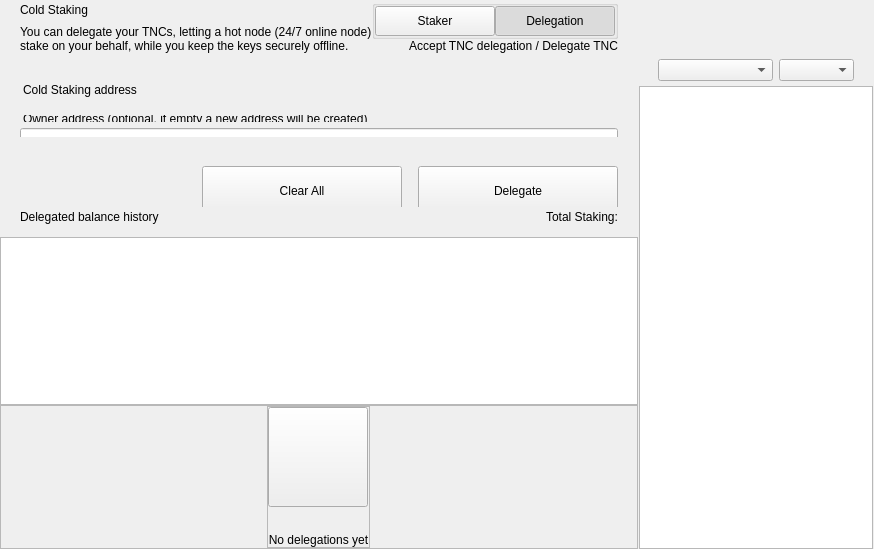
<?xml version="1.0" encoding="UTF-8"?>
<ui version="4.0">
 <class>ColdStakingWidget</class>
 <widget class="QWidget" name="ColdStakingWidget">
  <property name="geometry">
   <rect>
    <x>0</x>
    <y>0</y>
    <width>629</width>
    <height>549</height>
   </rect>
  </property>
  <property name="windowTitle">
   <string>Form</string>
  </property>
  <layout class="QHBoxLayout" name="horizontalLayout_1" stretch="2,1">
   <property name="spacing">
    <number>0</number>
   </property>
   <property name="leftMargin">
    <number>0</number>
   </property>
   <property name="topMargin">
    <number>0</number>
   </property>
   <property name="rightMargin">
    <number>0</number>
   </property>
   <property name="bottomMargin">
    <number>0</number>
   </property>
   <item>
    <widget class="QWidget" name="left" native="true">
     <layout class="QVBoxLayout" name="verticalLayout_3">
      <property name="leftMargin">
       <number>0</number>
      </property>
      <property name="topMargin">
       <number>0</number>
      </property>
      <property name="rightMargin">
       <number>0</number>
      </property>
      <property name="bottomMargin">
       <number>0</number>
      </property>
      <item>
       <layout class="QVBoxLayout" name="verticalLayout_2">
        <property name="spacing">
         <number>0</number>
        </property>
        <item>
         <layout class="QVBoxLayout" name="verticalLayoutTop">
          <property name="spacing">
           <number>0</number>
          </property>
          <property name="leftMargin">
           <number>0</number>
          </property>
          <property name="rightMargin">
           <number>0</number>
          </property>
          <item>
           <widget class="QWidget" name="containerTitle" native="true">
            <property name="sizePolicy">
             <sizepolicy hsizetype="Preferred" vsizetype="Minimum">
              <horstretch>0</horstretch>
              <verstretch>0</verstretch>
             </sizepolicy>
            </property>
            <property name="maximumSize">
             <size>
              <width>16777215</width>
              <height>100</height>
             </size>
            </property>
            <layout class="QHBoxLayout" name="containerTitleLayout">
             <property name="spacing">
              <number>0</number>
             </property>
             <property name="leftMargin">
              <number>20</number>
             </property>
             <property name="topMargin">
              <number>0</number>
             </property>
             <property name="rightMargin">
              <number>20</number>
             </property>
             <property name="bottomMargin">
              <number>0</number>
             </property>
             <item>
              <layout class="QVBoxLayout" name="verticalLayout11">
               <property name="spacing">
                <number>5</number>
               </property>
               <item>
                <widget class="QLabel" name="labelTitle">
                 <property name="text">
                  <string>Cold Staking</string>
                 </property>
                </widget>
               </item>
               <item>
                <widget class="QLabel" name="labelSubtitle1">
                 <property name="maximumSize">
                  <size>
                   <width>16777215</width>
                   <height>16777215</height>
                  </size>
                 </property>
                 <property name="text">
                  <string>You can delegate your TNCs, letting a hot node (24/7 online node)
stake on your behalf, while you keep the keys securely offline.</string>
                 </property>
                </widget>
               </item>
              </layout>
             </item>
             <item>
              <spacer name="horizontalSpacer">
               <property name="orientation">
                <enum>Qt::Horizontal</enum>
               </property>
               <property name="sizeHint" stdset="0">
                <size>
                 <width>40</width>
                 <height>20</height>
                </size>
               </property>
              </spacer>
             </item>
             <item>
              <widget class="QWidget" name="containerViewPrivacyChecks" native="true">
               <layout class="QVBoxLayout" name="containerPrivacyChecks">
                <property name="spacing">
                 <number>0</number>
                </property>
                <property name="leftMargin">
                 <number>0</number>
                </property>
                <property name="topMargin">
                 <number>0</number>
                </property>
                <property name="rightMargin">
                 <number>0</number>
                </property>
                <property name="bottomMargin">
                 <number>0</number>
                </property>
                <item alignment="Qt::AlignHCenter|Qt::AlignVCenter">
                 <widget class="QGroupBox" name="groupBox">
                  <property name="title">
                   <string/>
                  </property>
                  <layout class="QHBoxLayout" name="horizontalLayout_2_1">
                   <property name="spacing">
                    <number>0</number>
                   </property>
                   <property name="leftMargin">
                    <number>0</number>
                   </property>
                   <property name="topMargin">
                    <number>0</number>
                   </property>
                   <property name="rightMargin">
                    <number>0</number>
                   </property>
                   <property name="bottomMargin">
                    <number>0</number>
                   </property>
                   <item>
                    <widget class="QPushButton" name="pushLeft">
                     <property name="minimumSize">
                      <size>
                       <width>120</width>
                       <height>30</height>
                      </size>
                     </property>
                     <property name="maximumSize">
                      <size>
                       <width>120</width>
                       <height>30</height>
                      </size>
                     </property>
                     <property name="focusPolicy">
                      <enum>Qt::NoFocus</enum>
                     </property>
                     <property name="text">
                      <string>Staker</string>
                     </property>
                     <property name="checkable">
                      <bool>true</bool>
                     </property>
                     <property name="autoExclusive">
                      <bool>true</bool>
                     </property>
                    </widget>
                   </item>
                   <item>
                    <widget class="QPushButton" name="pushRight">
                     <property name="minimumSize">
                      <size>
                       <width>120</width>
                       <height>30</height>
                      </size>
                     </property>
                     <property name="maximumSize">
                      <size>
                       <width>120</width>
                       <height>30</height>
                      </size>
                     </property>
                     <property name="focusPolicy">
                      <enum>Qt::NoFocus</enum>
                     </property>
                     <property name="text">
                      <string>Delegation</string>
                     </property>
                     <property name="checkable">
                      <bool>true</bool>
                     </property>
                     <property name="checked">
                      <bool>true</bool>
                     </property>
                     <property name="autoExclusive">
                      <bool>true</bool>
                     </property>
                    </widget>
                   </item>
                  </layout>
                 </widget>
                </item>
                <item alignment="Qt::AlignTop">
                 <widget class="QLabel" name="labelSubtitle2">
                  <property name="text">
                   <string>Accept TNC delegation / Delegate TNC</string>
                  </property>
                  <property name="alignment">
                   <set>Qt::AlignRight|Qt::AlignTrailing|Qt::AlignVCenter</set>
                  </property>
                 </widget>
                </item>
               </layout>
              </widget>
             </item>
            </layout>
           </widget>
          </item>
          <item>
           <spacer name="verticalSpacer_2">
            <property name="orientation">
             <enum>Qt::Vertical</enum>
            </property>
            <property name="sizeType">
             <enum>QSizePolicy::Fixed</enum>
            </property>
            <property name="sizeHint" stdset="0">
             <size>
              <width>20</width>
              <height>30</height>
             </size>
            </property>
           </spacer>
          </item>
          <item>
           <widget class="QWidget" name="containerSend" native="true">
            <property name="minimumSize">
             <size>
              <width>0</width>
              <height>50</height>
             </size>
            </property>
            <layout class="QVBoxLayout" name="containerSendRow">
             <property name="spacing">
              <number>6</number>
             </property>
             <property name="leftMargin">
              <number>0</number>
             </property>
             <property name="topMargin">
              <number>0</number>
             </property>
             <property name="rightMargin">
              <number>0</number>
             </property>
             <property name="bottomMargin">
              <number>0</number>
             </property>
             <item>
              <widget class="QLabel" name="labelEditTitle">
               <property name="maximumSize">
                <size>
                 <width>16777215</width>
                 <height>30</height>
                </size>
               </property>
               <property name="styleSheet">
                <string notr="true">padding-left:20px; padding-bottom:3px;</string>
               </property>
               <property name="text">
                <string>Cold Staking address</string>
               </property>
              </widget>
             </item>
             <item>
              <spacer name="verticalSpacer_6">
               <property name="orientation">
                <enum>Qt::Vertical</enum>
               </property>
               <property name="sizeType">
                <enum>QSizePolicy::Fixed</enum>
               </property>
               <property name="sizeHint" stdset="0">
                <size>
                 <width>20</width>
                 <height>9</height>
                </size>
               </property>
              </spacer>
             </item>
             <item>
              <widget class="QWidget" name="containerOwner" native="true">
               <layout class="QVBoxLayout" name="vContainerOwner">
                <property name="spacing">
                 <number>4</number>
                </property>
                <property name="leftMargin">
                 <number>20</number>
                </property>
                <property name="topMargin">
                 <number>0</number>
                </property>
                <property name="rightMargin">
                 <number>20</number>
                </property>
                <property name="bottomMargin">
                 <number>0</number>
                </property>
                <item>
                 <widget class="QLabel" name="labelSubtitleDescription">
                  <property name="maximumSize">
                   <size>
                    <width>16777215</width>
                    <height>20</height>
                   </size>
                  </property>
                  <property name="styleSheet">
                   <string notr="true">margin-bottom:2px;
                   margin-left:0.05px;
                   padding:0px;</string>
                  </property>
                  <property name="text">
                   <string>Owner address (optional, if empty a new address will be created)</string>
                  </property>
                 </widget>
                </item>
                <item>
                 <widget class="QLineEdit" name="lineEditOwnerAddress">
                  <property name="minimumSize">
                   <size>
                    <width>0</width>
                    <height>50</height>
                   </size>
                  </property>
                  <property name="maximumSize">
                   <size>
                    <width>16777215</width>
                    <height>50</height>
                   </size>
                  </property>
                  <property name="styleSheet">
                   <string notr="true"/>
                  </property>
                  <property name="placeholderText">
                   <string>Enter owner address</string>
                  </property>
                 </widget>
                </item>
               </layout>
              </widget>
             </item>
            </layout>
           </widget>
          </item>
         </layout>
        </item>
        <item>
         <spacer name="verticalSpacer_3">
          <property name="orientation">
           <enum>Qt::Vertical</enum>
          </property>
          <property name="sizeType">
           <enum>QSizePolicy::Minimum</enum>
          </property>
          <property name="sizeHint" stdset="0">
           <size>
            <width>20</width>
            <height>20</height>
           </size>
          </property>
         </spacer>
        </item>
        <item>
         <widget class="QWidget" name="containerBtn" native="true">
          <property name="minimumSize">
           <size>
            <width>0</width>
            <height>50</height>
           </size>
          </property>
          <layout class="QHBoxLayout" name="horizontalLayout">
           <property name="rightMargin">
            <number>20</number>
           </property>
           <item>
            <spacer name="horizontalSpacer_2">
             <property name="orientation">
              <enum>Qt::Horizontal</enum>
             </property>
             <property name="sizeHint" stdset="0">
              <size>
               <width>200</width>
               <height>20</height>
              </size>
             </property>
            </spacer>
           </item>
           <item>
            <layout class="QHBoxLayout" name="horizontalLayout_7">
             <item>
              <spacer name="horizontalSpacer_3">
               <property name="orientation">
                <enum>Qt::Horizontal</enum>
               </property>
               <property name="sizeType">
                <enum>QSizePolicy::Expanding</enum>
               </property>
               <property name="sizeHint" stdset="0">
                <size>
                 <width>40</width>
                 <height>20</height>
                </size>
               </property>
              </spacer>
             </item>
             <item>
              <widget class="QPushButton" name="pushButtonClear">
               <property name="minimumSize">
                <size>
                 <width>200</width>
                 <height>50</height>
                </size>
               </property>
               <property name="focusPolicy">
                <enum>Qt::NoFocus</enum>
               </property>
               <property name="text">
                <string>Clear All</string>
               </property>
              </widget>
             </item>
             <item>
              <spacer name="horizontalSpacer_4">
               <property name="orientation">
                <enum>Qt::Horizontal</enum>
               </property>
               <property name="sizeType">
                <enum>QSizePolicy::Fixed</enum>
               </property>
               <property name="sizeHint" stdset="0">
                <size>
                 <width>10</width>
                 <height>20</height>
                </size>
               </property>
              </spacer>
             </item>
             <item>
              <widget class="QPushButton" name="pushButtonSend">
               <property name="minimumSize">
                <size>
                 <width>200</width>
                 <height>50</height>
                </size>
               </property>
               <property name="maximumSize">
                <size>
                 <width>200</width>
                 <height>50</height>
                </size>
               </property>
               <property name="focusPolicy">
                <enum>Qt::NoFocus</enum>
               </property>
               <property name="text">
                <string>Delegate</string>
               </property>
              </widget>
             </item>
            </layout>
           </item>
          </layout>
         </widget>
        </item>
        <item>
         <widget class="QWidget" name="containerHistoryLabel" native="true">
          <layout class="QHBoxLayout" name="horizontalLayout_4">
           <property name="spacing">
            <number>0</number>
           </property>
           <property name="leftMargin">
            <number>20</number>
           </property>
           <property name="topMargin">
            <number>0</number>
           </property>
           <property name="rightMargin">
            <number>20</number>
           </property>
           <property name="bottomMargin">
            <number>0</number>
           </property>
           <item>
            <widget class="QWidget" name="verticalWidget" native="true">
             <property name="minimumSize">
              <size>
               <width>100</width>
               <height>0</height>
              </size>
             </property>
             <layout class="QVBoxLayout" name="verticalLayout_58">
              <property name="leftMargin">
               <number>0</number>
              </property>
              <property name="topMargin">
               <number>0</number>
              </property>
              <property name="rightMargin">
               <number>0</number>
              </property>
              <property name="bottomMargin">
               <number>0</number>
              </property>
              <item>
               <widget class="QLabel" name="labelListHistory">
                <property name="text">
                 <string>Delegated balance history</string>
                </property>
               </widget>
              </item>
             </layout>
            </widget>
           </item>
           <item>
            <spacer name="horizontalSpacer_5">
             <property name="orientation">
              <enum>Qt::Horizontal</enum>
             </property>
             <property name="sizeHint" stdset="0">
              <size>
               <width>40</width>
               <height>20</height>
              </size>
             </property>
            </spacer>
           </item>
           <item>
            <widget class="QLabel" name="labelStakingTotal">
             <property name="text">
              <string>Total Staking:</string>
             </property>
            </widget>
           </item>
          </layout>
         </widget>
        </item>
        <item>
         <layout class="QVBoxLayout" name="verticalLayout_64">
          <property name="spacing">
           <number>0</number>
          </property>
          <item>
           <spacer name="verticalSpacer_44">
            <property name="orientation">
             <enum>Qt::Vertical</enum>
            </property>
            <property name="sizeType">
             <enum>QSizePolicy::Fixed</enum>
            </property>
            <property name="sizeHint" stdset="0">
             <size>
              <width>20</width>
              <height>10</height>
             </size>
            </property>
           </spacer>
          </item>
          <item>
           <widget class="QListView" name="listView">
            <property name="enabled">
             <bool>true</bool>
            </property>
            <property name="mouseTracking">
             <bool>true</bool>
            </property>
           </widget>
          </item>
          <item>
           <widget class="QFrame" name="emptyContainer">
            <property name="minimumSize">
             <size>
              <width>0</width>
              <height>100</height>
             </size>
            </property>
            <property name="frameShape">
             <enum>QFrame::StyledPanel</enum>
            </property>
            <property name="frameShadow">
             <enum>QFrame::Raised</enum>
            </property>
            <layout class="QVBoxLayout" name="verticalLayout_71" stretch="1,8">
             <property name="spacing">
              <number>0</number>
             </property>
             <property name="leftMargin">
              <number>0</number>
             </property>
             <property name="topMargin">
              <number>0</number>
             </property>
             <property name="rightMargin">
              <number>0</number>
             </property>
             <property name="bottomMargin">
              <number>0</number>
             </property>
             <item>
              <spacer name="verticalSpacer">
               <property name="orientation">
                <enum>Qt::Vertical</enum>
               </property>
               <property name="sizeHint" stdset="0">
                <size>
                 <width>20</width>
                 <height>20</height>
                </size>
               </property>
              </spacer>
             </item>
             <item alignment="Qt::AlignHCenter|Qt::AlignVCenter">
              <widget class="QFrame" name="emptyScreen">
               <property name="sizePolicy">
                <sizepolicy hsizetype="Expanding" vsizetype="Expanding">
                 <horstretch>0</horstretch>
                 <verstretch>0</verstretch>
                </sizepolicy>
               </property>
               <property name="frameShape">
                <enum>QFrame::StyledPanel</enum>
               </property>
               <property name="frameShadow">
                <enum>QFrame::Raised</enum>
               </property>
               <layout class="QVBoxLayout" name="verticalLayout">
                <property name="spacing">
                 <number>30</number>
                </property>
                <property name="leftMargin">
                 <number>0</number>
                </property>
                <property name="topMargin">
                 <number>0</number>
                </property>
                <property name="rightMargin">
                 <number>0</number>
                </property>
                <property name="bottomMargin">
                 <number>0</number>
                </property>
                <item alignment="Qt::AlignHCenter|Qt::AlignVCenter">
                 <widget class="QPushButton" name="pushImgEmpty">
                  <property name="minimumSize">
                   <size>
                    <width>100</width>
                    <height>100</height>
                   </size>
                  </property>
                  <property name="maximumSize">
                   <size>
                    <width>100</width>
                    <height>100</height>
                   </size>
                  </property>
                  <property name="focusPolicy">
                   <enum>Qt::NoFocus</enum>
                  </property>
                  <property name="text">
                   <string/>
                  </property>
                  <property name="iconSize">
                   <size>
                    <width>100</width>
                    <height>100</height>
                   </size>
                  </property>
                 </widget>
                </item>
                <item alignment="Qt::AlignHCenter|Qt::AlignVCenter">
                 <widget class="QLabel" name="labelEmpty">
                  <property name="styleSheet">
                   <string notr="true"/>
                  </property>
                  <property name="text">
                   <string>No delegations yet</string>
                  </property>
                  <property name="alignment">
                   <set>Qt::AlignCenter</set>
                  </property>
                 </widget>
                </item>
               </layout>
              </widget>
             </item>
            </layout>
           </widget>
          </item>
         </layout>
        </item>
       </layout>
      </item>
     </layout>
    </widget>
   </item>
   <item>
    <widget class="QWidget" name="right" native="true">
     <layout class="QVBoxLayout" name="rightContainer">
      <property name="spacing">
       <number>0</number>
      </property>
      <property name="leftMargin">
       <number>1</number>
      </property>
      <property name="topMargin">
       <number>0</number>
      </property>
      <property name="rightMargin">
       <number>1</number>
      </property>
      <property name="bottomMargin">
       <number>0</number>
      </property>
      <item>
       <widget class="QWidget" name="containerRightButtons" native="true">
        <property name="minimumSize">
         <size>
          <width>0</width>
          <height>50</height>
         </size>
        </property>
        <layout class="QVBoxLayout" name="verticalLayout_4">
         <property name="leftMargin">
          <number>19</number>
         </property>
         <property name="topMargin">
          <number>0</number>
         </property>
         <property name="rightMargin">
          <number>19</number>
         </property>
         <property name="bottomMargin">
          <number>0</number>
         </property>
         <item>
          <widget class="OptionButton" name="btnCoinControl" native="true">
           <property name="minimumSize">
            <size>
             <width>0</width>
             <height>0</height>
            </size>
           </property>
          </widget>
         </item>
         <item>
          <widget class="OptionButton" name="btnColdStaking" native="true"/>
         </item>
         <item>
          <widget class="OptionButton" name="btnMyStakingAddresses" native="true">
           <property name="sizePolicy">
            <sizepolicy hsizetype="Preferred" vsizetype="Minimum">
             <horstretch>0</horstretch>
             <verstretch>0</verstretch>
            </sizepolicy>
           </property>
          </widget>
         </item>
        </layout>
       </widget>
      </item>
      <item>
       <widget class="QWidget" name="sortWidget" native="true">
        <layout class="QHBoxLayout" name="horizontalLayout_6">
         <property name="leftMargin">
          <number>19</number>
         </property>
         <property name="rightMargin">
          <number>19</number>
         </property>
         <property name="bottomMargin">
          <number>5</number>
         </property>
         <item>
          <spacer name="horizontalSpacer_6">
           <property name="orientation">
            <enum>Qt::Horizontal</enum>
           </property>
           <property name="sizeHint" stdset="0">
            <size>
             <width>40</width>
             <height>20</height>
            </size>
           </property>
          </spacer>
         </item>
         <item>
          <widget class="QComboBox" name="comboBoxSort">
           <property name="sizePolicy">
            <sizepolicy hsizetype="Preferred" vsizetype="Fixed">
             <horstretch>0</horstretch>
             <verstretch>0</verstretch>
            </sizepolicy>
           </property>
           <property name="minimumSize">
            <size>
             <width>115</width>
             <height>0</height>
            </size>
           </property>
          </widget>
         </item>
         <item>
          <widget class="QComboBox" name="comboBoxSortOrder">
           <property name="sizePolicy">
            <sizepolicy hsizetype="Preferred" vsizetype="Fixed">
             <horstretch>0</horstretch>
             <verstretch>0</verstretch>
            </sizepolicy>
           </property>
           <property name="minimumSize">
            <size>
             <width>75</width>
             <height>0</height>
            </size>
           </property>
          </widget>
         </item>
        </layout>
       </widget>
      </item>
      <item>
       <widget class="QListView" name="listViewStakingAddress">
        <property name="enabled">
         <bool>true</bool>
        </property>
        <property name="mouseTracking">
         <bool>true</bool>
        </property>
       </widget>
      </item>
     </layout>
    </widget>
   </item>
  </layout>
 </widget>
 <customwidgets>
  <customwidget>
   <class>OptionButton</class>
   <extends>QWidget</extends>
   <header>qt/t_notes/optionbutton.h</header>
   <container>1</container>
  </customwidget>
 </customwidgets>
 <resources/>
 <connections/>
</ui>
